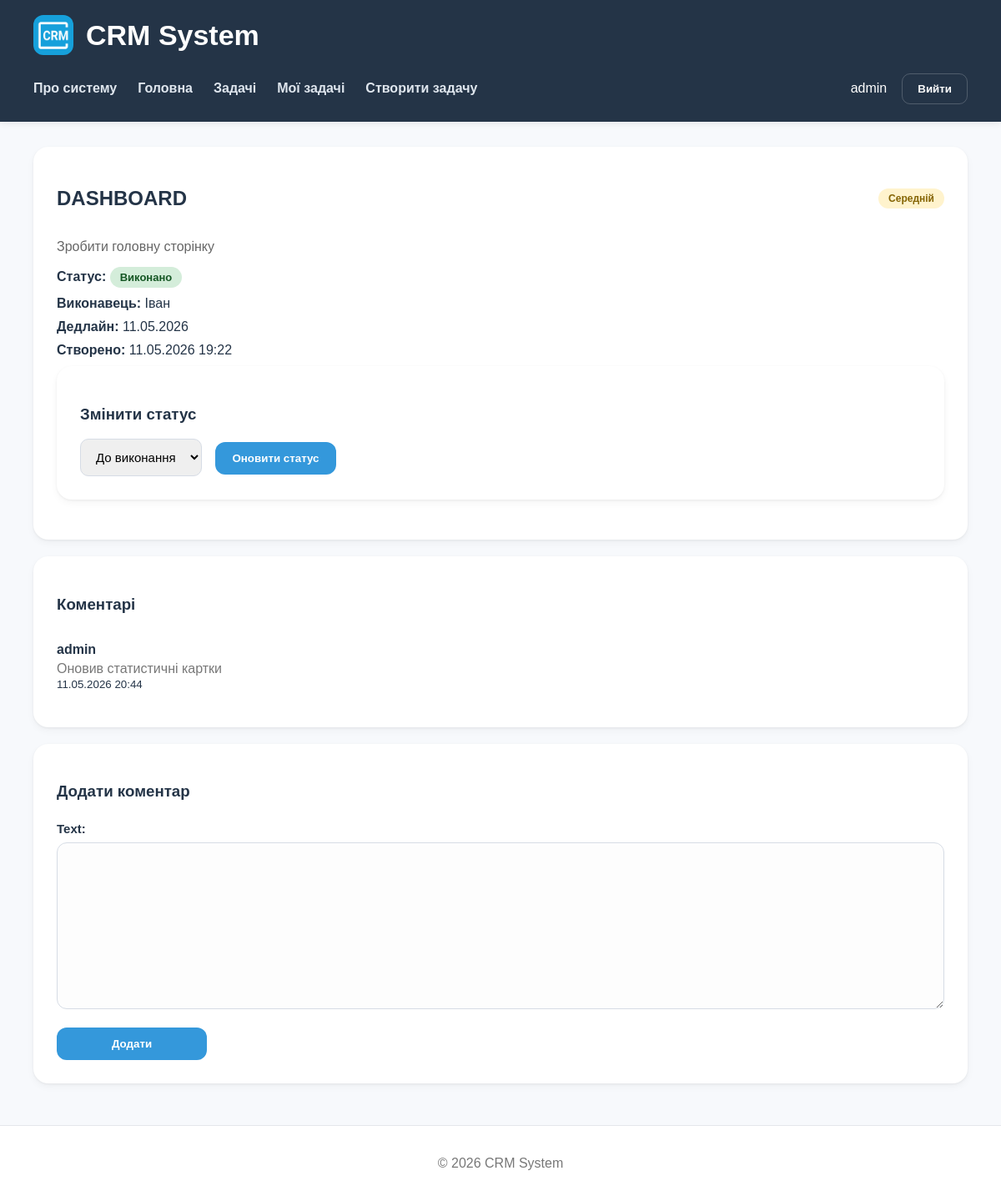
The app's page /tasks/8/ (signed in) with its own data.
### srm_app/models.py (models this page shows, shortened)
class Task(models.Model):
    STATUS_CHOICES = [
        ('todo', 'До виконання'),
        ('in_progress', 'В процесі'),
        ('review', 'На перевірці'),
        ('done', 'Виконано'),
    ]
    PRIORITY_CHOICES = [
        ('low', 'Низький'),
        ('medium', 'Середній'),
        ('high', 'Високий'),
        ('urgent', 'Терміновий'),
    ]
    title = models.CharField(max_length=255)
    description = models.TextField()
    status = models.CharField(max_length=20, choices=STATUS_CHOICES, default='todo')
    priority = models.CharField(max_length=20, choices=PRIORITY_CHOICES, default='low')
    assignee = models.CharField(max_length=100)
    deadline = models.DateTimeField()
    created_at = models.DateTimeField(auto_now_add=True)

class Comment(models.Model):
    task = models.ForeignKey(Task,on_delete=models.CASCADE,related_name='comments')
    user = models.ForeignKey(User,on_delete=models.CASCADE,related_name='comments')
    text = models.TextField()
    created_at = models.DateTimeField(auto_now_add=True)
    is_active = models.BooleanField(default=True)

### srm_app/views.py (the view)
# urls.py: path('tasks/<int:task_id>/', views.task_detail, name='task_detail'),
@login_required
def task_detail(request, task_id):
    task = get_object_or_404(Task,id=task_id)
    if request.method == 'POST' and 'status' in request.POST:
        new_status = request.POST.get('status')
        task.status = new_status
        task.save()
        return redirect('task_detail',task_id=task.id)
    if request.method == 'POST':
        form = CommentForm(request.POST)
        if form.is_valid():
            text = form.cleaned_data['text']
            already_exists = Comment.objects.filter(
                task=task,
                user=request.user,
                text=text
            ).exists()
            if already_exists:
                form.add_error('text','Такий коментар уже існує')
            else:
                comment = form.save(commit=False)
                comment.task = task
                comment.user = request.user
                comment.save()
                return redirect('task_detail',task_id=task.id)
    else:
        form = CommentForm()
    context = {'task': task,'form': form}
    return render(request,'srm_app/task_detail.html',context)

### srm_app/forms.py
class CommentForm(ModelForm):
    class Meta:
        model = Comment
        fields = ['text']

### srm_app/templates/srm_app/task_detail.html (shortened to what this page needs)
{% extends 'srm_app/base.html' %}
{% block content %}
<div class="card">
    <div class="task-top">
        <h2>{{ task.title|upper }}</h2>
        <span class="priority priority-{{ task.priority }}">
            {{ task.get_priority_display }}
        </span>
    </div>
    <p class="task-description">{{ task.description }}</p>
    <div class="task-info">
        <p>
            <strong>Статус:</strong>
            <span class="task-status status-{{ task.status }}">
                {{ task.get_status_display }}
            </span>
        </p>
        <p><strong>Виконавець:</strong> {{ task.assignee }}</p>
        <p><strong>Дедлайн:</strong> {{ task.deadline|date:"d.m.Y" }}</p>
        <p><strong>Створено:</strong> {{ task.created_at|date:"d.m.Y H:i" }}</p>
    </div>
    <div class="card">
        <h3>Змінити статус</h3>
        <form method="post">
            <select name="status" class="status-select">
                <option value="todo">До виконання</option>
            </select>
            <button type="submit" class="btn">Оновити статус</button>
        </form>
    </div>
</div>
{% if user.is_authenticated %}
<div class="card">
    <h3>Коментарі</h3>
    {% for comment in task.comments.all %}
        <div class="activity-item">
            <strong>{{ comment.user.username }}</strong>
            <p>{{ comment.text }}</p>
            <small>{{ comment.created_at|date:"d.m.Y H:i" }}</small>
        </div>
    {% empty %}
        <p>Коментарів поки немає</p>
    {% endfor %}
</div>
{% endif %}
{% if user.is_authenticated %}
<div class="card">
    <h3>Додати коментар</h3>
    <form method="post" class="task-form">
        <div class="form-group">
            {{ form.text.label_tag }}
            {{ form.text }}
        </div>
        <button class="btn" type="submit">Додати</button>
    </form>
</div>
{% endif %}
{% endblock %}

### srm_app/templates/srm_app/includes/header.html (shortened to what this page needs)
{% load static %}
<header>
    <div class="header-flex">
        <img src="{% static 'srm_app/images/logo.png' %}" class="logo">
        <h2>CRM System</h2>
    </div>
    <nav>
        <a href="{% url 'about' %}">Про систему</a>
         {% if request.user.is_authenticated %}
            <a href="{% url 'home' %}">Головна</a>
            <a href="{% url 'task_list' %}">Задачі</a>
            <a href="{% url 'dashboard' %}">Мої задачі</a>
            <a href="{% url 'create_task' %}">Створити задачу</a>
         {% endif %}
        <div class="nav-auth">
        {% if user.is_authenticated %}
            <span class="nav-user">{{ user.username }}</span>
            <form method="post" action="{% url 'logout' %}">
                <button type="submit" class="logout-btn">
                    Вийти
                </button>
            </form>
        {% else %}
            <a href="{% url 'login' %}" class="login-link">
                Увійти
            </a>
        {% endif %}
    </div>
</nav>
</header>

### srm_app/static/srm_app/css/style.css (style rules this page uses)
body { margin: 0; font-family: Arial, sans-serif; background-color: #f7f9fc; color: #243447; min-height: 100vh; display: flex; flex-direction: column; }
header { background-color: #243447; color: white; padding: 18px 40px; box-shadow: 0 2px 8px rgba(0, 0, 0, 0.08); }
.header-flex { display: flex; align-items: center; gap: 15px; }
.logo { width: 48px; height: 48px; border-radius: 12px; }
header h2 { margin: 0; font-size: 34px; }
nav { margin-top: 18px; display: flex; align-items: center; gap: 25px; min-height: 44px; }
.nav-auth { margin-left: auto; display: flex; align-items: center; gap: 18px; }
nav a { color: #dfe6ee; text-decoration: none; font-weight: 600; transition: 0.2s; position: relative; }
.nav-auth form { margin: 0; }
.card { background-color: white; border-radius: 18px; padding: 28px; margin-bottom: 20px; box-shadow: 0 4px 10px rgba(0, 0, 0, 0.04), 0 1px 3px rgba(0, 0, 0, 0.06); transition: 0.2s; }
.task-top { display: flex; justify-content: space-between; align-items: center; }
.task-description { color: #666; margin: 15px 0; }
.task-info p { margin: 10px 0; }
.task-status { display: inline-block; padding: 5px 12px; border-radius: 20px; font-size: 13px; font-weight: bold; }
.status-done { background-color: #d4edda; color: #155724; }
.priority-medium { background-color: #fff3cd; color: #856404; }
.status-select { padding: 12px 14px; border-radius: 10px; border: 1px solid #d6dce5; margin-right: 12px; font-size: 15px; }
.priority { padding: 5px 12px; border-radius: 20px; font-size: 12px; font-weight: bold; }
.activity-item { padding: 15px 0; border-bottom: 1px solid #eee; }
.activity-item:last-child { border-bottom: none; }
.activity-item p { margin: 5px 0 0; color: #777; }
.btn { display: inline-flex; align-items: center; justify-content: center; background-color: #3498db; color: white; text-decoration: none; padding: 12px 20px; border-radius: 12px; transition: 0.2s; font-weight: 600; border: none; cursor: pointer; }
.task-form { display: flex; flex-direction: column; gap: 22px; margin-top: 25px; }
.form-group { display: flex; flex-direction: column; gap: 8px; }
.form-group label { font-weight: 600; font-size: 15px; color: #243447; }
.task-form input, .task-form textarea { width: 100%; padding: 14px 16px; border: 1px solid #d6dce5; border-radius: 12px; font-size: 15px; font-family: inherit; box-sizing: border-box; background-color: #fdfdfd; transition: 0.2s; }
.task-form textarea { min-height: 160px; resize: vertical; }
.task-form .btn { width: fit-content; min-width: 180px; }
.logout-btn { background-color: transparent; border: 1px solid rgba(255,255,255,0.2); color: white; padding: 10px 18px; border-radius: 10px; cursor: pointer; font-weight: 600; transition: 0.2s; }

### records on screen
Task: title "DASHBOARD", priority "Середній", description "Зробити головну сторінку", status "Виконано", assignee "Іван", deadline "11.05.2026", created_at "11.05.2026 19:22"
Comment: user.username "admin", text "Оновив статистичні картки", created_at "11.05.2026 20:44"

### other values on screen
{{ user.username }} "admin"
